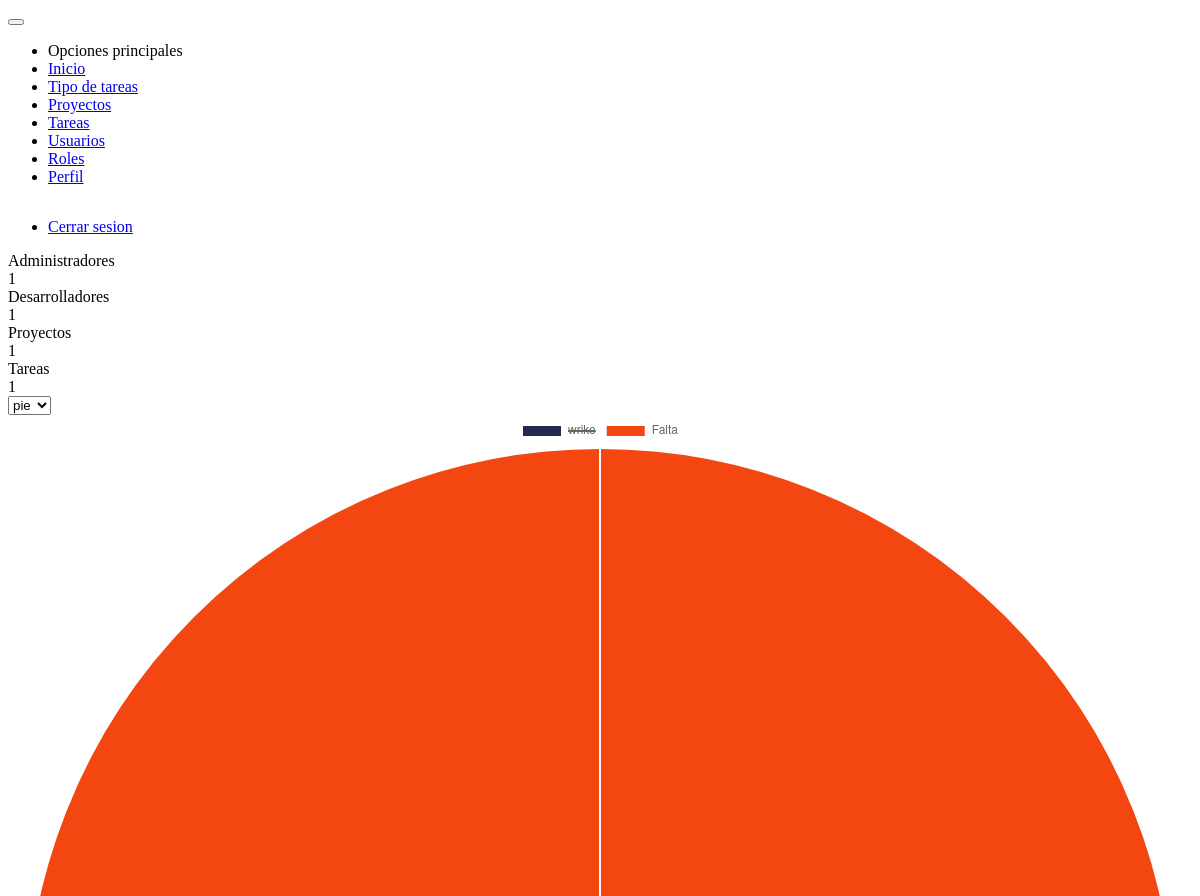
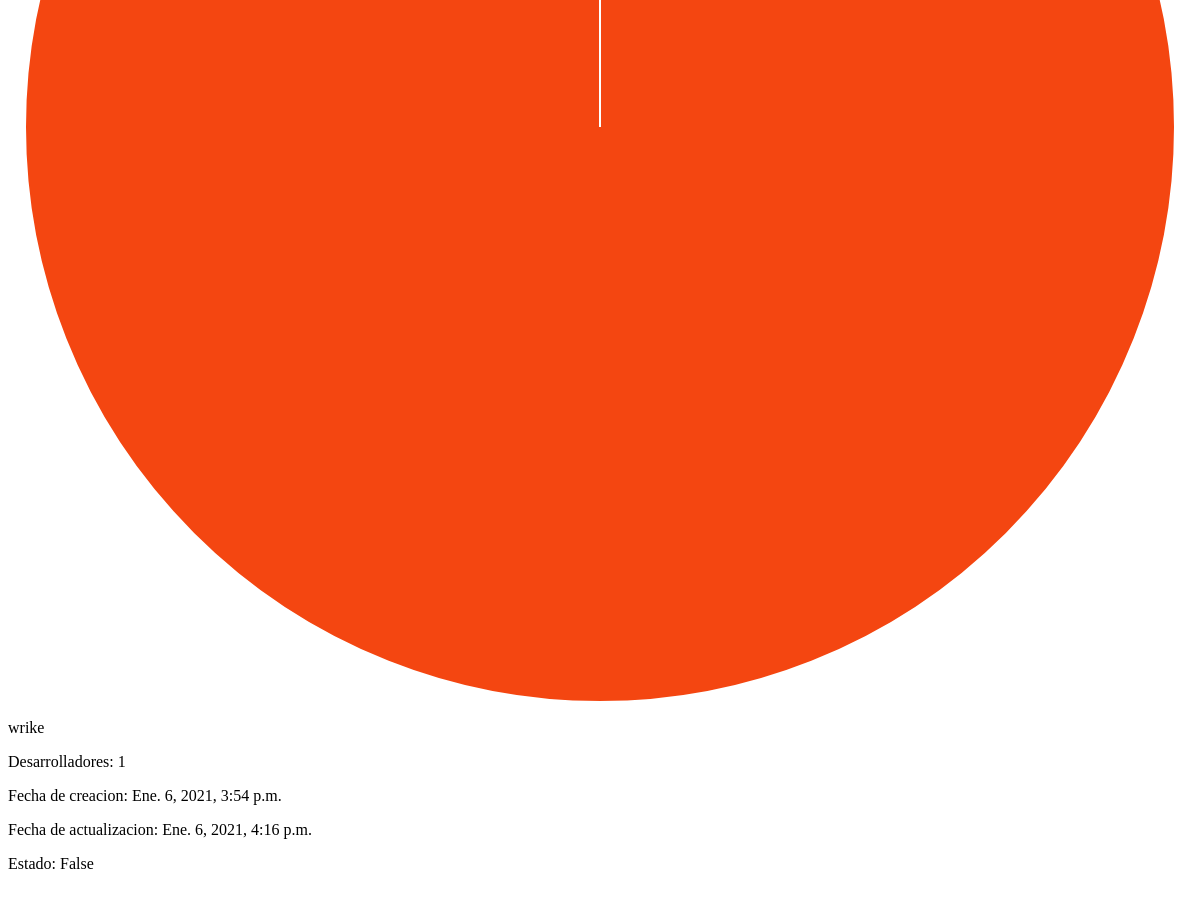
/ (signed in), run on an earlier commit of the app's database (2 pictures, top to bottom).
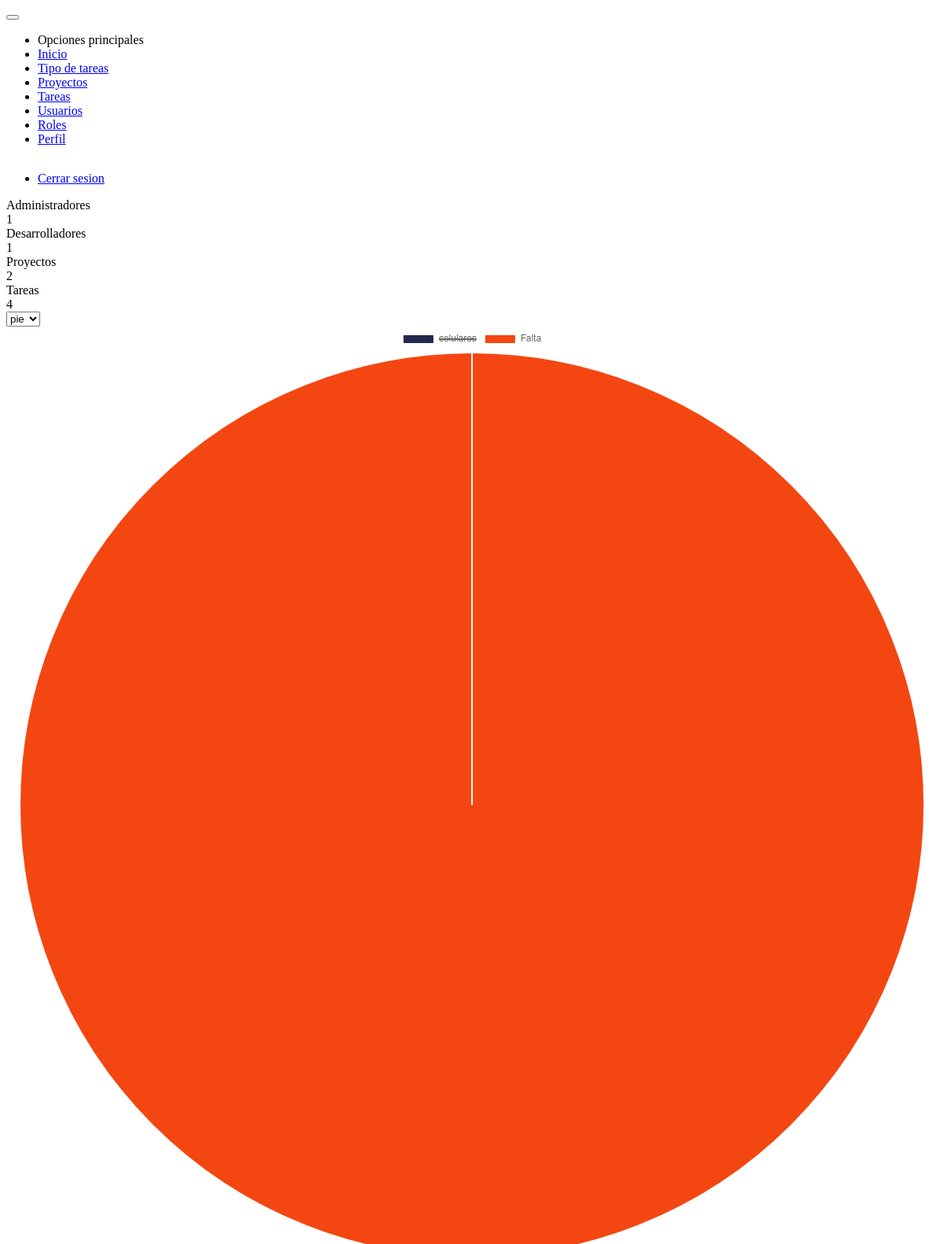
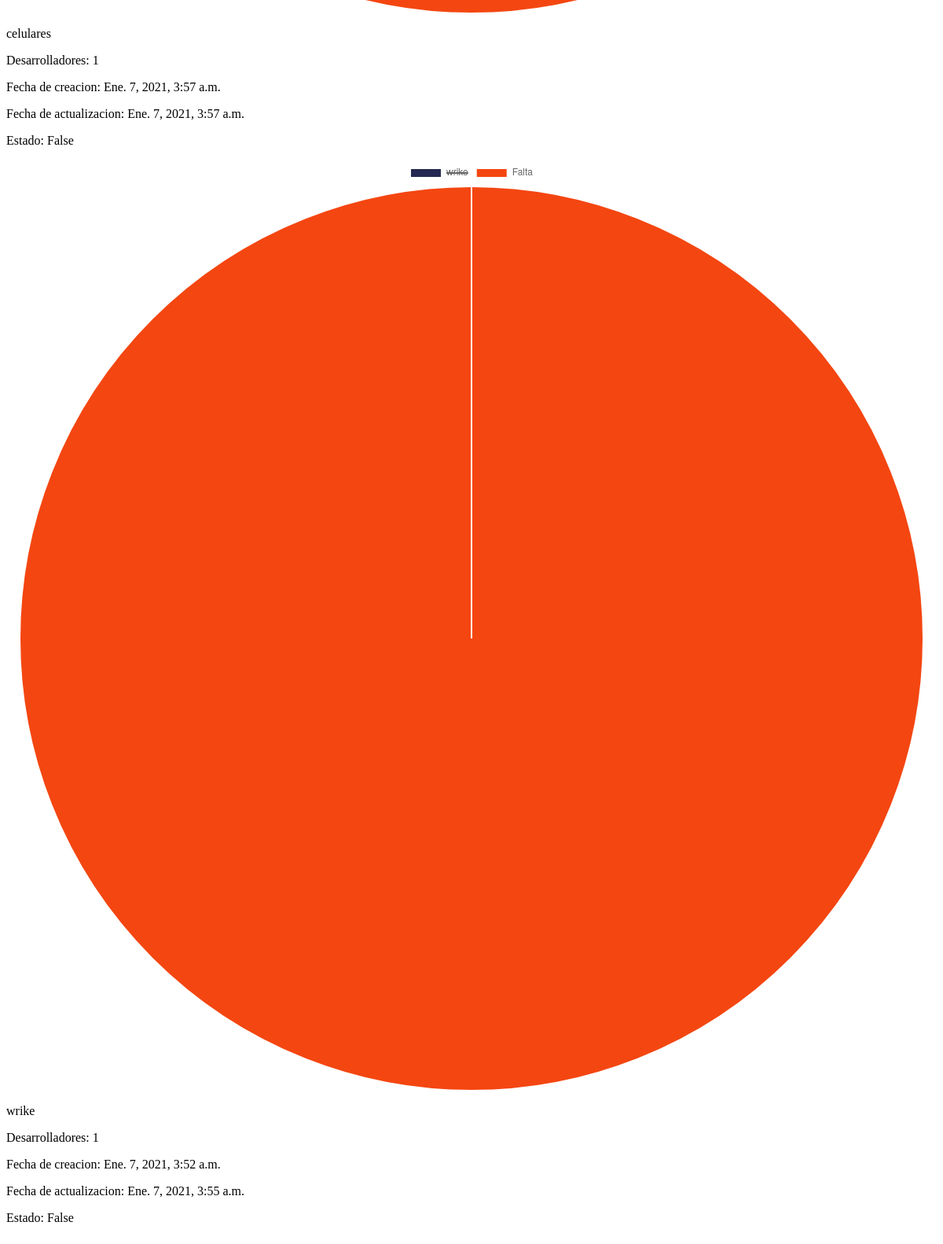
And on a later commit of the database (2 pictures, top to bottom).
### projects/models.py (models this page shows)
class Project(models.Model):
    name = models.CharField(max_length=50, unique=True)
    developer = models.ManyToManyField(User)
    status = models.BooleanField(default=False)
    slug = models.SlugField(max_length=50, unique=True)
    percentage = models.IntegerField(default=0)
    created_at = models.DateTimeField(auto_now_add=timezone.now)
    update_at = models.DateTimeField(auto_now=timezone.now)
    def __str__(self):
        return self.name

### projects/views.py (the view)
# urls.py: path('', views.ProjectTemplateView.as_view(), name='home'),
class ProjectTemplateView(LoginRequiredMixin, ListView):
    login_url = 'users:login'
    template_name = 'index.html'
    queryset = Project.objects.all().order_by('-pk')
    paginate_by = 6
    def get_queryset(self, *args, **kwargs):
        qs = super().get_queryset(*args, **kwargs)
        is_admin = self.request.user.has_perm('tasks.view_task')
        if is_admin:
            return qs.annotate(Count('developer'))
        else:
            return qs.filter(developer=self.request.user).order_by('-pk')
    def get_context_data(self, **kwargs):
        context = super().get_context_data(**kwargs)
        context['group'] = User.objects.filter(
            pk=self.request.user.pk, groups__name='administradores').exists()
        context['admin'] = User.objects.filter(
            groups__name='administradores').count()
        context['developer'] = User.objects.filter(
            groups__name='desarrolladores').count()
        context['projects'] = Project.objects.count()
        context['tasks'] = Task.objects.count()
        return context

### templates/index.html (shortened to what this page needs)
{% extends 'base.html' %}
{% block content %}
    {% if perms.auth.add_group %}
        <div class="row">
            {% include 'projects/snippets/card-project.html' %}
        </div>
    {% endif %}
    <select name="chartType" id="chartType" data-role="select">
        <option value="pie">pie</option>
    </select>
    <div class="row">
        {% include 'projects/graphics.html' %}
    </div>
{% endblock %}

### projects/templates/projects/graphics.html
{% for project in object_list %}
    <div class="cell-sm-12 cell-md-4">
        <div class="card">
            <div class="card-content">
                <div class="row">
                    <div class="cell-sm-12 cell-md-6">
                        {% include 'projects/snippets/graphic.html' %}
                    </div>
                    <div class="cell-sm-12 cell-md-6">
                        {% include 'projects/snippets/data-project.html' %}
                    </div>
                </div>
            </div>
        </div>
    </div>
{% endfor %}

### projects/templates/projects/snippets/graphic.html
<canvas id="{{ project.slug }}" width="400" height="400"></canvas>
<script type="text/javascript">
    var faltante = 100 - {{ project.percentage }};
    var data = {
        labels: ['{{ project.name }}', 'Falta'],
        datasets: [{
            data: [{{ project.porcent }}, faltante],
            backgroundColor: ['#252850', '#f44611'],
        }],
    };
    var ctx = document.getElementById('{{ project.slug }}').getContext('2d');
    var myChart = new Chart(ctx, {
        type: 'pie',
        data: data
    });
    var chartType = document.getElementById('chartType');
    chartType.addEventListener('change', () => {
        myChart.destroy();
        myChart = new Chart(ctx, {
            type: chartType.value,
            data: data
        });
    });
</script>

### projects/templates/projects/snippets/data-project.html
<div class="container">
    <p class="center">{{ project }}</p>
    <p>Desarrolladores:  {{ project.developer__count }}</p>
    <p>Fecha de creacion:  {{ project.created_at }}</p>
    <p>Fecha de actualizacion:  {{ project.update_at }}</p>
    <p>Estado: {{ project.status }}</p>
</div>

What changed in the data, as far as the page shows it:
added Project: name "celulares", developer__count "1", created_at "Ene. 7, 2021, 3:57 a.m.", update_at "Ene. 7, 2021, 3:57 a.m.", status "False"
changed Project "wrike": created_at "Ene. 6, 2021, 3:54 p.m." → "Ene. 7, 2021, 3:52 a.m."; update_at "Ene. 6, 2021, 4:16 p.m." → "Ene. 7, 2021, 3:55 a.m."
Also different on the page:
{{ projects }}: "1" → "2"
{{ tasks }}: "1" → "4"
